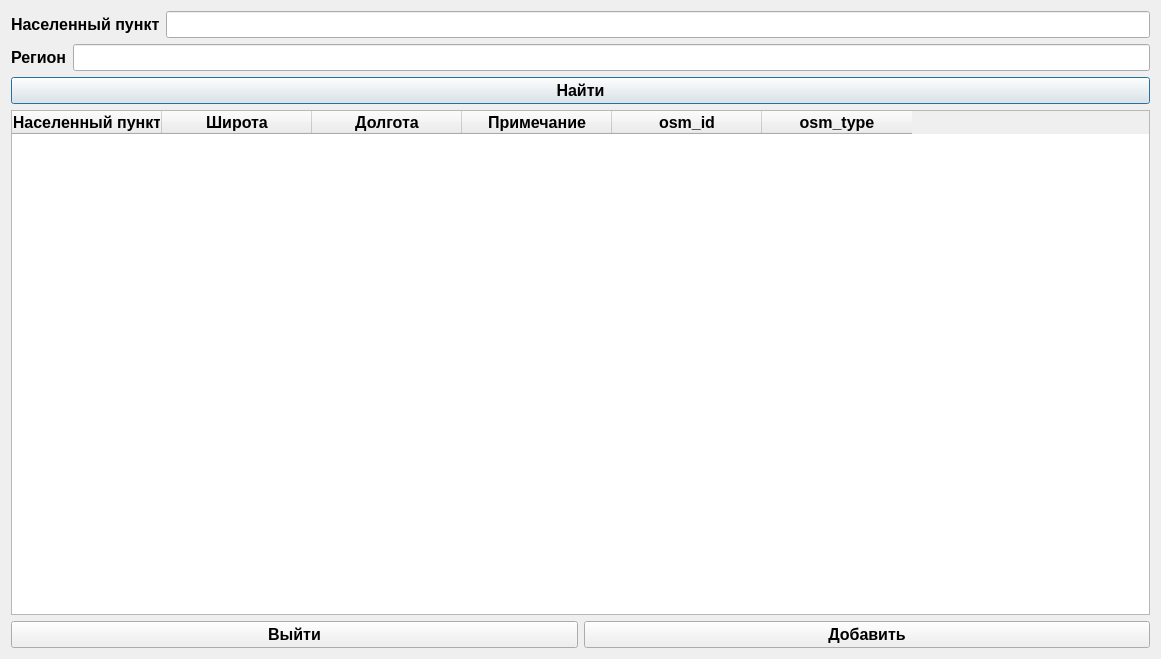
<?xml version="1.0" encoding="UTF-8"?>
<ui version="4.0">
 <class>DialogAdd</class>
 <widget class="QDialog" name="DialogAdd">
  <property name="geometry">
   <rect>
    <x>0</x>
    <y>0</y>
    <width>1161</width>
    <height>659</height>
   </rect>
  </property>
  <property name="minimumSize">
   <size>
    <width>944</width>
    <height>471</height>
   </size>
  </property>
  <property name="maximumSize">
   <size>
    <width>1161</width>
    <height>659</height>
   </size>
  </property>
  <property name="windowTitle">
   <string>Добавление населенного пункта</string>
  </property>
  <property name="windowIcon">
   <iconset resource="World_time.qrc">
    <normaloff>:/city_building.png</normaloff>:/city_building.png</iconset>
  </property>
  <layout class="QVBoxLayout" name="verticalLayout">
   <item>
    <layout class="QHBoxLayout" name="horizontalLayout">
     <item>
      <widget class="QLabel" name="label">
       <property name="font">
        <font>
         <pointsize>12</pointsize>
         <bold>true</bold>
        </font>
       </property>
       <property name="text">
        <string>Населенный пункт</string>
       </property>
      </widget>
     </item>
     <item>
      <widget class="QLineEdit" name="city_edit">
       <property name="font">
        <font>
         <pointsize>12</pointsize>
         <bold>true</bold>
        </font>
       </property>
      </widget>
     </item>
    </layout>
   </item>
   <item>
    <layout class="QHBoxLayout" name="horizontalLayout_2">
     <item>
      <widget class="QLabel" name="label_2">
       <property name="font">
        <font>
         <pointsize>12</pointsize>
         <bold>true</bold>
        </font>
       </property>
       <property name="text">
        <string>Регион</string>
       </property>
      </widget>
     </item>
     <item>
      <widget class="QLineEdit" name="reregion_edit">
       <property name="font">
        <font>
         <pointsize>12</pointsize>
         <bold>true</bold>
        </font>
       </property>
      </widget>
     </item>
    </layout>
   </item>
   <item>
    <widget class="QPushButton" name="find_button">
     <property name="font">
      <font>
       <pointsize>12</pointsize>
       <bold>true</bold>
      </font>
     </property>
     <property name="text">
      <string>Найти</string>
     </property>
    </widget>
   </item>
   <item>
    <widget class="QTableWidget" name="find_cities_table">
     <property name="enabled">
      <bool>true</bool>
     </property>
     <property name="font">
      <font>
       <pointsize>12</pointsize>
       <bold>true</bold>
      </font>
     </property>
     <property name="editTriggers">
      <set>QAbstractItemView::EditTrigger::NoEditTriggers</set>
     </property>
     <attribute name="horizontalHeaderDefaultSectionSize">
      <number>150</number>
     </attribute>
     <attribute name="verticalHeaderVisible">
      <bool>false</bool>
     </attribute>
     <column>
      <property name="text">
       <string>Населенный пункт</string>
      </property>
     </column>
     <column>
      <property name="text">
       <string>Широта</string>
      </property>
     </column>
     <column>
      <property name="text">
       <string>Долгота</string>
      </property>
     </column>
     <column>
      <property name="text">
       <string>Примечание</string>
      </property>
     </column>
     <column>
      <property name="text">
       <string>osm_id</string>
      </property>
     </column>
     <column>
      <property name="text">
       <string>osm_type</string>
      </property>
     </column>
    </widget>
   </item>
   <item>
    <layout class="QHBoxLayout" name="horizontalLayout_3">
     <item>
      <widget class="QPushButton" name="exit_button">
       <property name="font">
        <font>
         <pointsize>12</pointsize>
         <bold>true</bold>
        </font>
       </property>
       <property name="text">
        <string>Выйти</string>
       </property>
      </widget>
     </item>
     <item>
      <widget class="QPushButton" name="add_button">
       <property name="font">
        <font>
         <pointsize>12</pointsize>
         <bold>true</bold>
        </font>
       </property>
       <property name="text">
        <string>Добавить</string>
       </property>
      </widget>
     </item>
    </layout>
   </item>
  </layout>
 </widget>
 <resources>
  <include location="World_time.qrc"/>
 </resources>
 <connections>
  <connection>
   <sender>exit_button</sender>
   <signal>clicked()</signal>
   <receiver>DialogAdd</receiver>
   <slot>close()</slot>
   <hints>
    <hint type="sourcelabel">
     <x>438</x>
     <y>203</y>
    </hint>
    <hint type="destinationlabel">
     <x>359</x>
     <y>143</y>
    </hint>
   </hints>
  </connection>
 </connections>
</ui>
